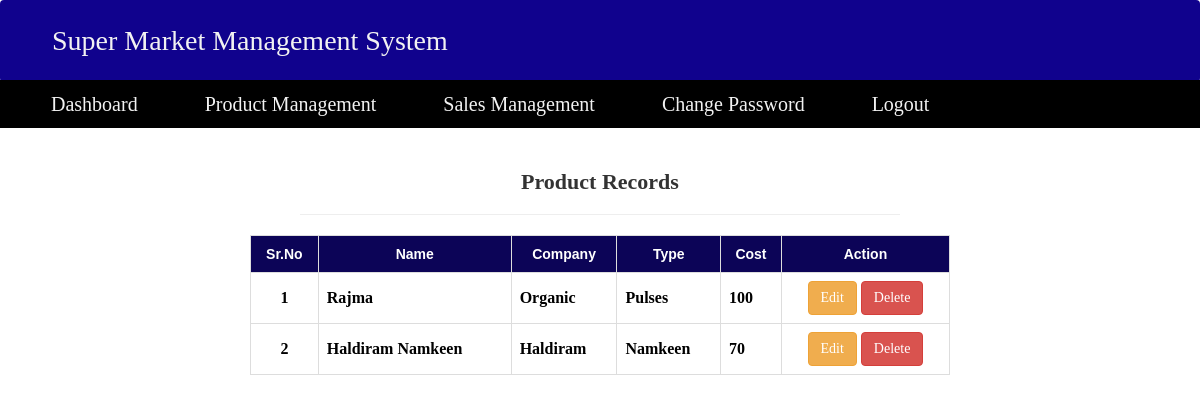
Before: /viewproduct/ (signed in) with the older database file.
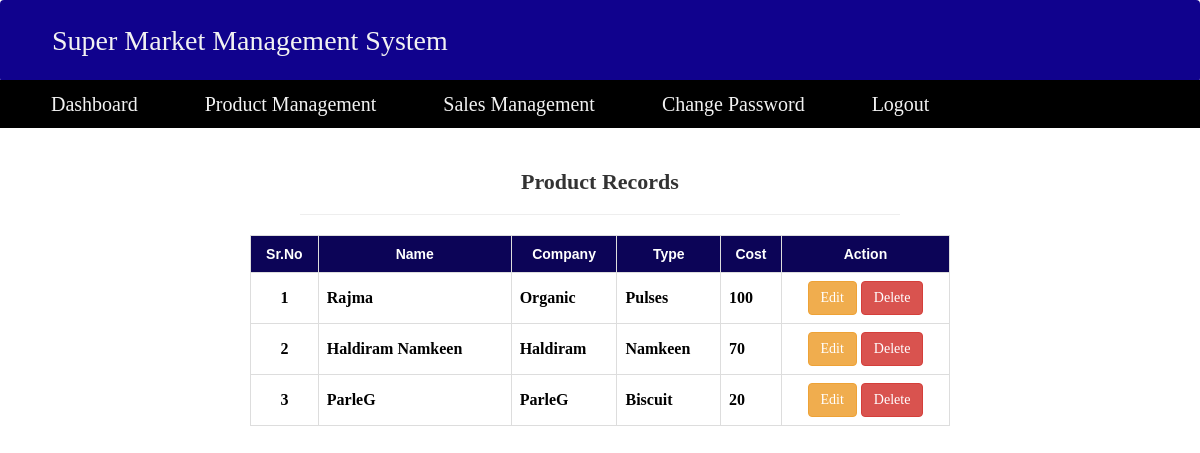
After: the same page with the newer database file.
### superapp/models.py (models this page shows, shortened)
class Product(models.Model):
    name=models.CharField(max_length=20)
    company=models.CharField(max_length=20)
    protype=models.CharField(max_length=20)
    cost=models.CharField(max_length=5)

### superapp/views.py (the view)
# urls.py: path('viewproduct/',views.viewproduct,name='viewproduct'),
@login_required
def viewproduct(request):
    products=Product.objects.all()
    return render(request,'viewproduct.html',{'products':products})

### templates/viewproduct.html (shortened to what this page needs)
<!DOCTYPE html>
<html>
<head>
<link rel="stylesheet" href="https://maxcdn.bootstrapcdn.com/bootstrap/3.4.1/css/bootstrap.min.css">
</head>
<body>
<div class="navbar">
  <a href="{% url 'home' %}" style="font-family: times;">Super Market Management System</a>
</div>
<div class="nav1" style="font-family: times;">
    <a href="{% url 'frontpage' %}">Dashboard</a>
    <a href="#">Product Management</a>
    <a href="#">Sales Management</a>
    <a href="#">Change Password</a>
    <a href="{% url 'logoutpage' %}">Logout</a>
</div>
<div class="main">
    <br>
    <p>
      <div style="text-align: center;">
  <h1 style="font-size: 22px;font-family:times;"><b>Product Records</b></h1>
  <hr style="color:black;width:600px; text-align:center ">
  <table style="width:700px;margin-left:auto;margin-right:auto">
  <tr style="background-color: rgb(12, 4, 87);color:white;">
    <th style="text-align: center;">Sr.No</th>
    <th style="text-align: center;">Name</th>
    <th style="text-align: center;">Company</th>
    <th style="text-align: center;">Type</th>
    <th style="text-align: center;">Cost</th>
    <th style="text-align: center;">Action</th>
  </tr>
  {% for product in products %}
                <tr style="color: black;font-size:16px;font-family:times;height:5px;">
                    <th style="text-align: center;">{{ forloop.counter }}</th>
                    <th>{{ product.name }}</th>
                    <th>{{ product.company }}</th>
                    <th>{{ product.protype }}</th>
                    <th>{{ product.cost }}</th>
                    <th style="text-align: center;"><a href="{% url 'editproduct' product.pk %}" class="btn btn-warning" type="button">Edit</a>  <a href="{% url 'deleteproduct' product.pk %}" class="btn btn-danger">Delete</a></th>
                </tr>
                {% endfor %}
   </table>
  </div>
</p>
  </div>
</body>
</html>

Changed rows visible on the page:
added Product: name "ParleG", company "ParleG", protype "Biscuit", cost "20"
